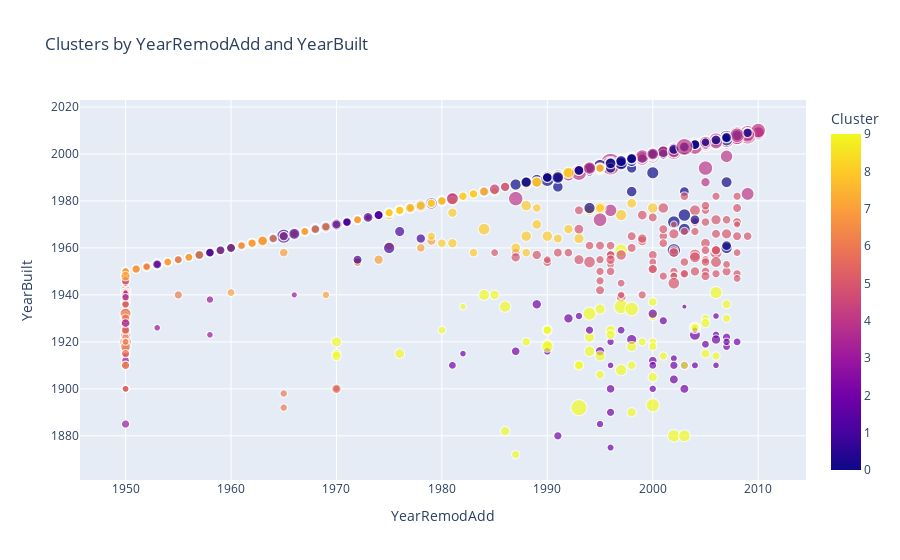

The cell this chart's notebook holds for it:
### Code cell
fig = px.scatter(
    data,
    x="YearRemodAdd",
    y="YearBuilt",
    color="Cluster",
    size="SalePrice",
    title="Clusters by YearRemodAdd and YearBuilt"
)
fig.show()

### Figure 1 — Plotly figure (JSON) as saved in the notebook; plotly's stock layout.template omitted (floating-point values rounded to 4 significant figures; data arrays with more than 128 entries replaced by an {"elided": "..."} marker saying what was removed)
{"data": [{"hovertemplate": "YearRemodAdd=%{x}<br>YearBuilt=%{y}<br>SalePrice=%{marker.size}<br>Cluster=%{marker.color}<extra></extra>", "legendgroup": "", "marker": {"color": {"elided": "1168 int values"}, "coloraxis": "coloraxis", "size": {"elided": "1168 int values"}, "sizemode": "area", "sizeref": 1862.0, "symbol": "circle"}, "mode": "markers", "name": "", "showlegend": false, "type": "scattergl", "x": {"elided": "1168 int values"}, "xaxis": "x", "y": {"elided": "1168 int values"}, "yaxis": "y"}], "layout": {"coloraxis": {"colorbar": {"title": {"text": "Cluster"}}, "colorscale": [[0, "#0d0887"], [0.1111, "#46039f"], [0.2222, "#7201a8"], [0.3333, "#9c179e"], [0.4444, "#bd3786"], [0.5556, "#d8576b"], [0.6667, "#ed7953"], [0.7778, "#fb9f3a"], [0.8889, "#fdca26"], [1, "#f0f921"]]}, "legend": {"itemsizing": "constant", "tracegroupgap": 0}, "title": {"text": "Clusters by YearRemodAdd and YearBuilt"}, "xaxis": {"anchor": "y", "domain": [0, 1], "title": {"text": "YearRemodAdd"}}, "yaxis": {"anchor": "x", "domain": [0, 1], "title": {"text": "YearBuilt"}}}}
